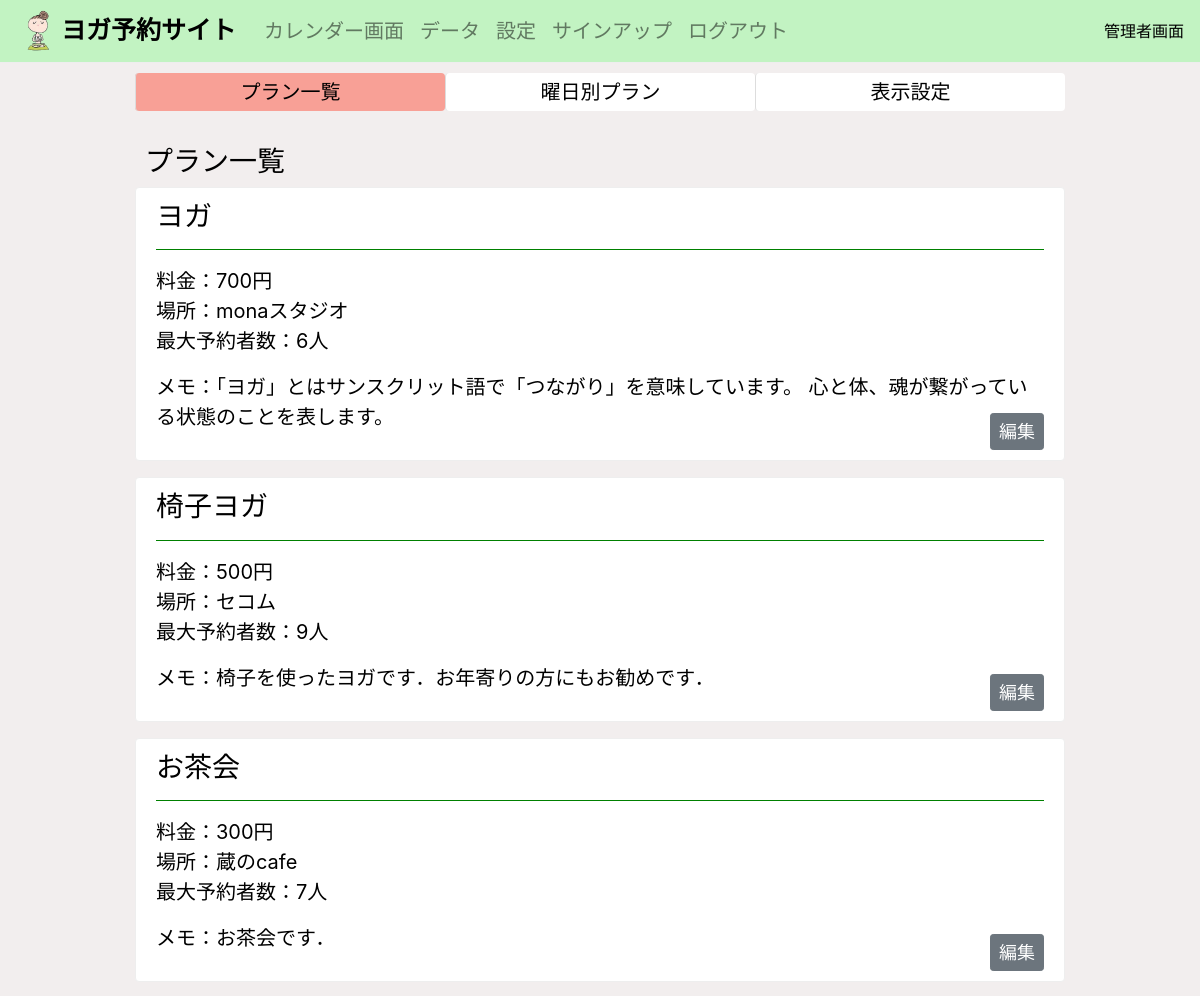
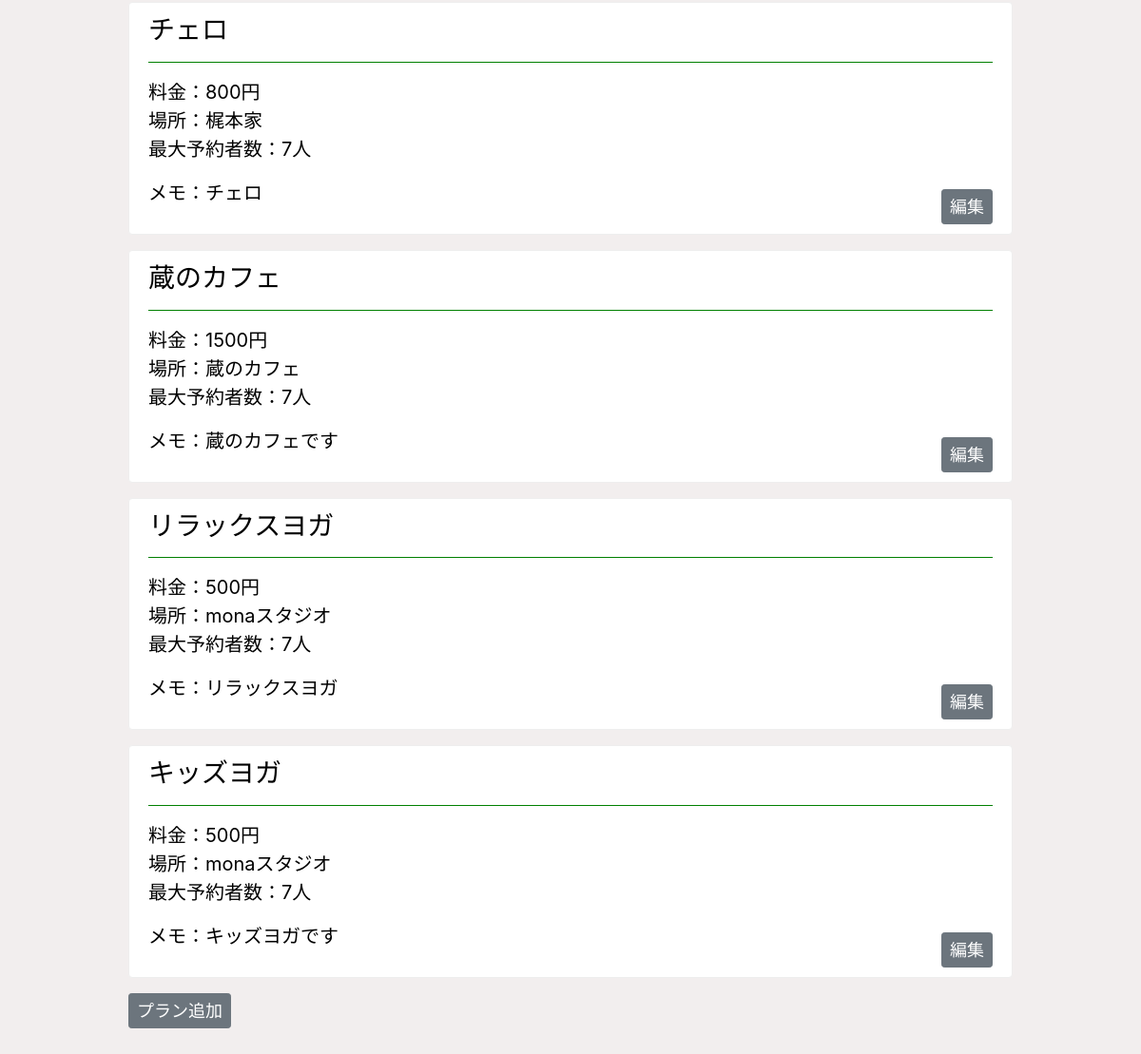
The app's page /setting_plan/ (signed in) with its own data (2 pictures, top to bottom).
### yogaapp/models.py (models this page shows, shortened)
class SettingPlanModel(models.Model):
    name = models.CharField('プラン名', max_length=30)
    short_plan_name = models.CharField('短縮プラン名', max_length=100, default=0)
    price = models.IntegerField('料金', default=500)
    location = models.CharField('場所', max_length=50)
    max_book = models.IntegerField('最大予約人数', default=7)
    memo = models.TextField('メモ', null=True, blank=True)
    image = models.ImageField('画像', null=True, blank=True)
    plan_num = models.IntegerField('モデルナンバー', default=0)

### yogaapp/views/view6.py (the view)
# urls.py: path('setting_plan/', SettingPlanList.as_view(), name='setting_plan'),
class SettingPlanList(LoginRequiredMixin, ListView):
    template_name = 'setting_plan_detail.html'
    model = SettingPlanModel
    def get_queryset(self):
        return super().get_queryset().order_by('plan_num')

### templates/setting_plan_detail.html (shortened to what this page needs)
{% extends 'base.html' %}
{% load static %}
{% block customcss %}
<link rel="stylesheet" type="text/css" href="{% static 'detail_admin.css' %}">
{% endblock customcss %}
{% block header %}
{% include 'header_admin.html' %}
{% endblock header %}
{% block content %}
<div class="container">
    <div class="order_top" id="order" style="margin-top: 10px; margin-bottom: 10px;">
        <ul class="nav nav-pills">
            <li class="nav-item" style="background-color: rgb(248, 160, 150);">
                <a id="callendar" class="nav-link" href="{% url 'setting_plan' %}">プラン一覧</a>
            </li>
            <li class="nav-item">
                <a id="access" class="nav-link" href="{% url 'calendar_default' %}">曜日別プラン</a>
            </li>
            <li class="nav-item">
                <a id="booked_list" class="nav-link" href="{% url 'note' %}">表示設定</a>
            </li>
        </ul>
    </div>
    <br>
    <h3 class="date">プラン一覧</h3>
    {% for item in object_list %}
    {% if item.plan != '0' %}
    <div class="alert alert-warning" role="alert">
        <h3>
            {{ item.name }}
        </h3>
        <hr style="border-color: green;">
        <p>
            料金：{{ item.price }}円<br>
            場所：{{ item.location }}<br>
            最大予約者数：{{ item.max_book }}人
        </p>
        <p>
            メモ：{{ item.memo }}
        </p>
        <div class="bottom">
            <a href="{% url 'setting_plan_update' item.pk %}" class="btn btn-secondary btn-sm">編集</a>
        </div>
    </div>
    {% endif %}
    {% endfor %}
    <a href="{% url 'create' %}" class="btn btn-secondary btn-sm">プラン追加</a>
</div>
{% endblock content %}

### templates/base.html (shortened to what this page needs)
{% load static %}
<!doctype html>
<html lang="en">
<head>
  <link rel="stylesheet" type="text/css" href="{% static 'bootstrap.css' %}">
  <link rel="stylesheet" type="text/css" href="{% static 'base.css' %}">
  {% block customcss %}
  {% endblock customcss %}
</head>
<body>
  {% block header %}
  {% endblock header %}
  {% block content %}
  {% endblock content %}
  <br><br><br><br><br>
</body>
</html>

### templates/header_admin.html (shortened to what this page needs)
{% load static %}
<link rel="stylesheet" type="text/css" href="{% static 'header.css' %}">
<nav class="navbar navbar-expand-md navbar-light sticky-top" style="background-color: rgb(194, 243, 194); border-bottom: 1px solid #eee;">
    <a class="navbar-brand"><img class="header_logo" src="{% static 'logo.png' %}" width="40" height="40"></a><span class="site-name">ヨガ予約サイト</span>
    <div class="collapse navbar-collapse" id="navbarNav" style="margin-left: 20px;">
        <ul class="navbar-nav">
            <li class="nav-item">
                <a class="nav-link" href="{% url 'book_admin' '0' %}">カレンダー画面</a>
            </li>
            <li class="nav-item">
                <a class="nav-link" href="{% url 'users' %}">データ</a>
            </li>
            <li class="nav-item">
                <a class="nav-link" href="{% url 'setting_plan' %}">設定</a>
            </li>
            <li class="nav-item">
                <a class="nav-link" href="{% url 'signup_admin' %}">サインアップ</a>
            </li>
            <li class="nav-item">
                <a class="nav-link" href="{% url 'logout' %}">ログアウト</a>
            </li>
        </ul>
    </div>
    <span style="color: #000;" class="hidden_admin">管理者画面</span>
</nav>

### static/base.css (style rules this page uses)
body { background-color: rgb(242, 238, 238); color: #000; }
.container { margin-top: 10px; }
p, a { font-size: 20px; color: #000; }
.btn { font-size: 18px; }
.alert { border: 1px solid #eee; background-color: #fff; color: #000; }

### static/detail_admin.css (style rules this page uses)
.order_top .nav-item { width: calc(100% / 3); background-color: #fff; border-radius: 0.25rem; }
.order_top .nav-link { padding: 4px; border-left: 1px solid #ddd; color: #000; text-align: center; }
.date { margin-left: 10px; }
.bottom { position: absolute; bottom: 0; right: 0; font-size: 14px; padding-right: 20px; margin-left: 2px; margin-bottom: 10px; }

### static/header.css (style rules this page uses)
.header_logo { width: 45px; height: 45px; padding: 0; }
.site-name { margin: 0; margin-right: auto; font-size: 25px; font-weight: bold; font-family: Arial, Helvetica, sans-serif; }
.navbar-brand { padding: 0; margin: 0; }

### records on screen
SettingPlanModel: name "ヨガ", price "700", location "monaスタジオ", max_book "6", memo "「ヨガ」とはサンスクリット語で「つながり」を意味しています。 心と体、魂が繋がっている状態のことを表します。"
SettingPlanModel: name "椅子ヨガ", price "500", location "セコム", max_book "9", memo "椅子を使ったヨガです．お年寄りの方にもお勧めです．"
SettingPlanModel: name "お茶会", price "300", location "蔵のcafe", max_book "7", memo "お茶会です．"
SettingPlanModel: name "チェロ", price "800", location "梶本家", max_book "7", memo "チェロ"
SettingPlanModel: name "蔵のカフェ", price "1500", location "蔵のカフェ", max_book "7", memo "蔵のカフェです"
SettingPlanModel: name "リラックスヨガ", price "500", location "monaスタジオ", max_book "7", memo "リラックスヨガ"
SettingPlanModel: name "キッズヨガ", price "500", location "monaスタジオ", max_book "7", memo "キッズヨガです"
